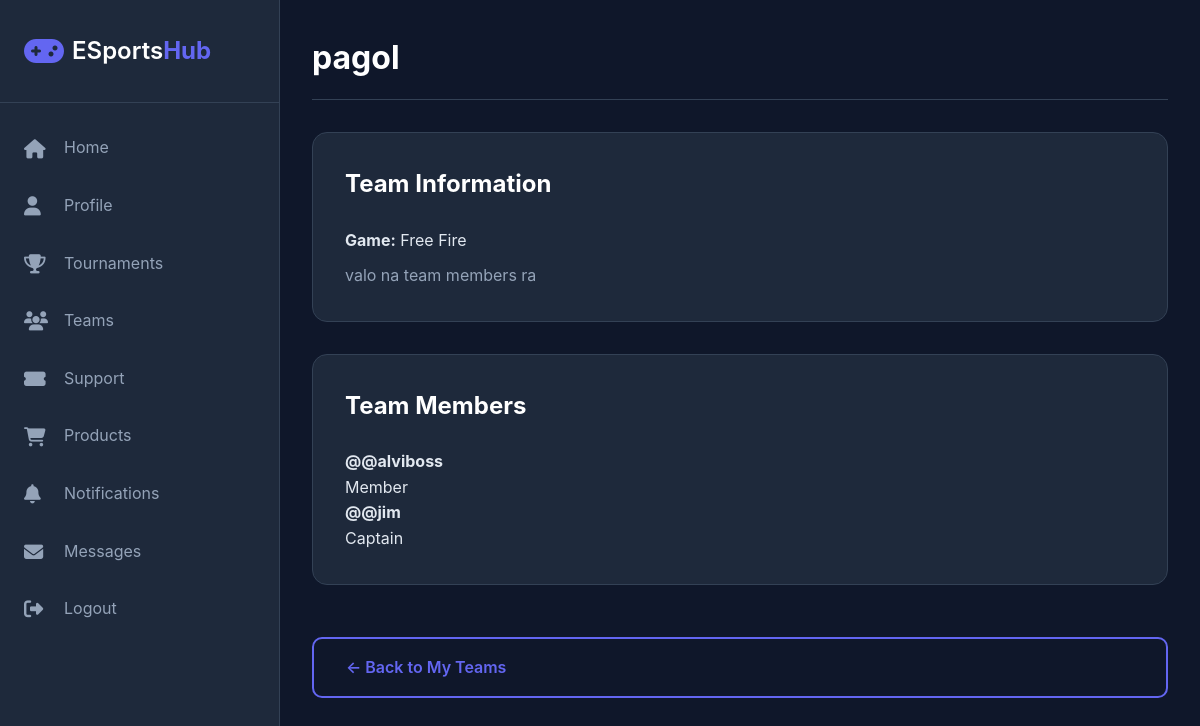
The app's page /user/team_details.php?id=1 (signed in) with its own data.
### tables this page shows
CREATE TABLE `teams` (
  `team_id` int(11) NOT NULL,
  `team_name` varchar(255) NOT NULL,
  `team_tag` varchar(50) DEFAULT NULL,
  `captain_id` int(11) NOT NULL,
  `university_id` int(11) DEFAULT NULL,
  `game_category` varchar(100) DEFAULT NULL,
  `team_logo` varchar(255) DEFAULT 'default-team.png',
  `description` text DEFAULT NULL,
  `created_at` timestamp NOT NULL DEFAULT current_timestamp(),
  `status` enum('active','deleted') DEFAULT 'active'
);

CREATE TABLE `team_members` (
  `member_id` int(11) NOT NULL,
  `team_id` int(11) NOT NULL,
  `user_id` int(11) NOT NULL,
  `role` varchar(100) DEFAULT 'Player',
  `joined_at` timestamp NOT NULL DEFAULT current_timestamp()
);

CREATE TABLE `users` (
  `user_id` int(11) NOT NULL,
  `full_name` varchar(255) NOT NULL,
  `username` varchar(100) NOT NULL,
  `email` varchar(255) NOT NULL,
  `phone` varchar(20) NOT NULL,
  `password_hash` varchar(255) NOT NULL,
  `gender` enum('Male','Female','Other') NOT NULL,
  `date_of_birth` date NOT NULL,
  `profession` enum('Student','Job Holder','Freelancer','Entrepreneur','Content Creator','None') NOT NULL,
  `role` enum('user','admin','host') DEFAULT 'user',
  `is_active` tinyint(1) DEFAULT 1,
  `profile_image` varchar(255) DEFAULT 'default-avatar.png',
  `terms_agreed` tinyint(1) NOT NULL DEFAULT 1,
  `created_at` timestamp NOT NULL DEFAULT current_timestamp(),
  `last_login` timestamp NULL DEFAULT NULL
);

### user/team_details.php (the view, shortened to what this page needs)
<?php
$conn = getConnection();
$team_id = (int)($_GET['id'] ?? 0);
$stmt = $conn->prepare("
    SELECT team_id, team_name, game_category, description, team_logo, captain_id
    FROM teams
    WHERE team_id = ?
");
$stmt->bind_param("i", $team_id);
$stmt->execute();
$team = $stmt->get_result()->fetch_assoc();
$stmt = $conn->prepare("
    SELECT u.username, tm.role
    FROM team_members tm
    JOIN users u ON u.user_id = tm.user_id
    WHERE tm.team_id = ?
");
$stmt->bind_param("i", $team_id);
$stmt->execute();
$members = $stmt->get_result()->fetch_all(MYSQLI_ASSOC);
?>
<!DOCTYPE html>
<html lang="en">
<head>
    <link rel="stylesheet" href="../assets/css/style.css">
    <link rel="stylesheet" href="../assets/css/dashboard.css">
    <link rel="stylesheet" href="https://cdnjs.cloudflare.com/ajax/libs/font-awesome/6.4.0/css/all.min.css">
</head>
<body class="dashboard-body">
<div class="dashboard-container">
    <?php include 'includes/sidebar.php'; ?>
    <main class="main-content">
        <div class="top-bar">
            <h1><?= htmlspecialchars($team['team_name']) ?></h1>
        </div>
        <div class="dashboard-content">
            <div class="section">
                <h2>Team Information</h2>
                <div class="tournament-card">
                    <p><strong>Game:</strong> <?= htmlspecialchars($team['game_category']) ?></p>
                    <?php if ($team['description']): ?>
                        <p style="margin-top:10px;color:var(--text-muted);">
                            <?= htmlspecialchars($team['description']) ?>
                        </p>
                    <?php endif; ?>
                </div>
            </div>
            <div class="section">
                <h2>Team Members</h2>
                <div class="tournament-grid">
                    <?php foreach ($members as $m): ?>
                        <div class="tournament-card">
                            <strong>@<?= htmlspecialchars($m['username']) ?></strong><br>
                            <span class="tournament-badge">
                                <?= htmlspecialchars($m['role']) ?>
                            </span>
                        </div>
                    <?php endforeach; ?>
                </div>
            </div>
            <a href="teams.php" class="btn btn-secondary" style="margin-top:20px;">
                ← Back to My Teams
            </a>
        </div>
    </main>
</div>
</body>
</html>

### assets/css/style.css (style rules this page uses)
* { margin: 0; padding: 0; box-sizing: border-box; }
:root { --primary-color: #6366f1; --primary-dark: #4f46e5; --secondary-color: #8b5cf6; --accent-color: #ec4899; --bg-color: #0f172a; --bg-light: #1e293b; --text-color: #e2e8f0; --text-muted: #94a3b8; --white: #ffffff; --success: #10b981; --warning: #f59e0b; --danger: #ef4444; --border-color: #334155; --shadow: 0 10px 30px rgba(0, 0, 0, 0.3); --shadow-lg: 0 20px 60px rgba(0, 0, 0, 0.4); }
body { font-family: 'Inter', -apple-system, BlinkMacSystemFont, 'Segoe UI', Roboto, sans-serif; background: linear-gradient(135deg, #0f172a 0%, #1e293b 100%); color: var(--text-color); line-height: 1.6; overflow-x: hidden; }
.btn { padding: 1rem 2rem; border-radius: 10px; font-weight: 600; font-size: 1rem; cursor: pointer; transition: all 0.3s ease; border: none; text-decoration: none; display: inline-block; }
.btn-secondary { background: transparent; color: var(--primary-color); border: 2px solid var(--primary-color); }

### assets/css/dashboard.css (style rules this page uses)
.dashboard-body { background: var(--bg-color); min-height: 100vh; }
.dashboard-container { display: flex; min-height: 100vh; }
.main-content { margin-left: 280px; flex: 1; padding: 2rem; width: calc(100% - 280px); }
.top-bar { display: flex; justify-content: space-between; align-items: center; margin-bottom: 2rem; padding-bottom: 1rem; border-bottom: 1px solid var(--border-color); }
.top-bar h1 { font-size: 2rem; color: var(--white); }
.dashboard-content { display: flex; flex-direction: column; gap: 2rem; }
.section { background: var(--bg-light); border: 1px solid var(--border-color); border-radius: 15px; padding: 2rem; }
.section h2 { font-size: 1.5rem; margin-bottom: 1.5rem; color: var(--white); }

### records on screen
teams: team_name "pagol", game_category "Free Fire", description "valo na team members ra"
team_members: user.username "@alviboss", role "Member"
team_members: user.username "@jim", role "Captain"
